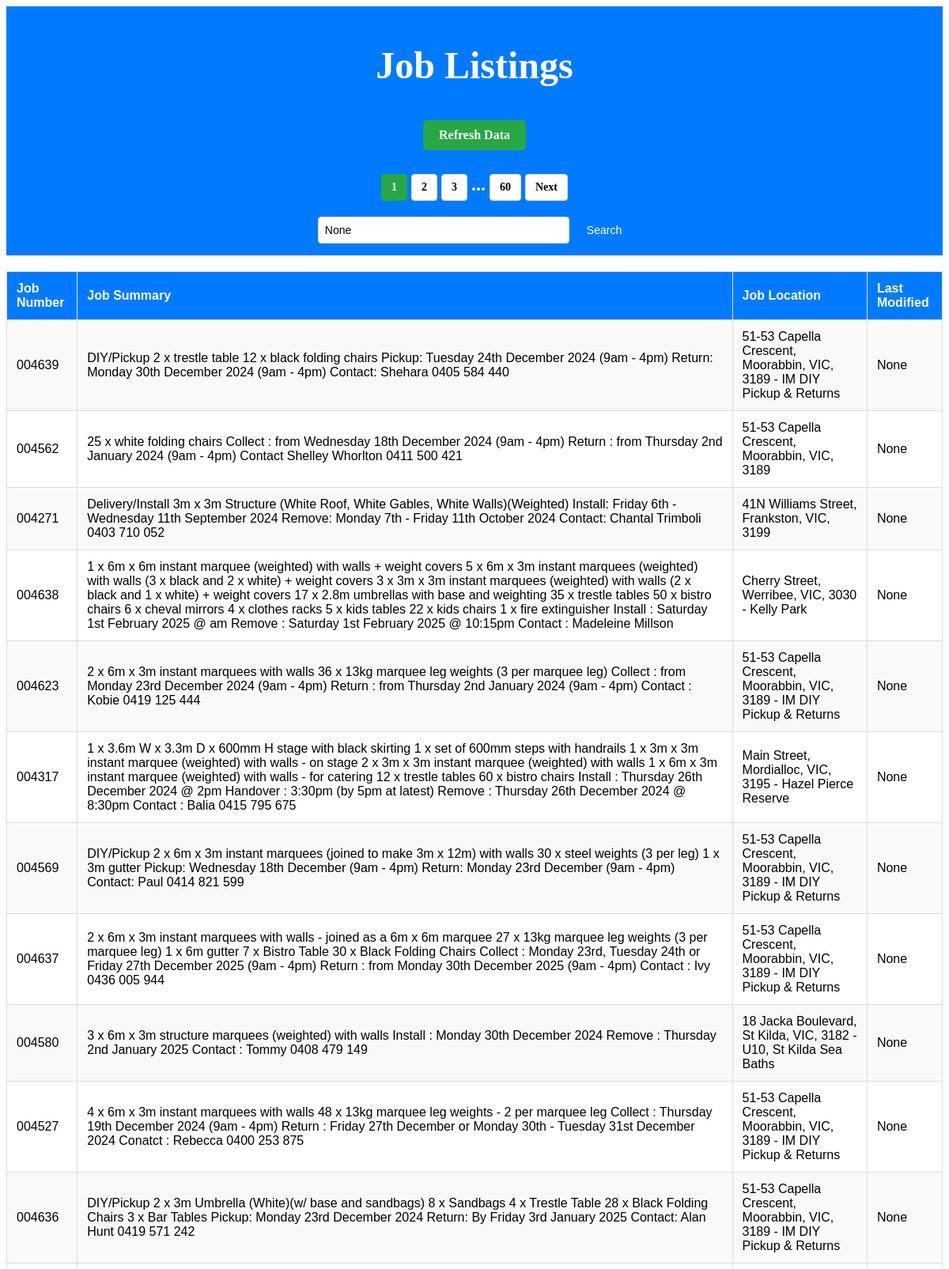
The page / (upper part) on the database its author committed.
### tables this page shows
CREATE TABLE jobs (
            job_number TEXT PRIMARY KEY,
            job_summary TEXT,
            job_location TEXT,
            last_modified TIMESTAMP
        );

### app.py (the view)
@app.route("/")
def home():
    page = int(request.args.get('page', 1))
    search_query = request.args.get('search', None)
    jobs, total_jobs = get_cached_jobs(page=page, per_page=20, search_query=search_query)
    total_pages = (total_jobs + 19) // 20  # Calculate total pages
    return render_template(
        "index.html",
        jobs=jobs,
        current_page=page,
        total_pages=total_pages,
        search_query=search_query
    )

### templates/index.html (shortened to what this page needs)
<!DOCTYPE html>
<html lang="en">
<head>
    <link rel="stylesheet" href="{{ url_for('static', filename='styles.css') }}">
</head>
<body>
    <header>
        <h1>Job Listings</h1>
        <a href="/refresh" class="refresh-button">Refresh Data</a>
        <div class="pagination">
            <a href="/?page=1{% if search_query %}&search={{ search_query }}{% endif %}"
               class="{% if current_page == 1 %}active{% endif %}">1</a>
            {% for i in range(current_page - 2, current_page + 3) %}
                {% if i > 1 and i < total_pages %}
                    <a href="/?page={{ i }}{% if search_query %}&search={{ search_query }}{% endif %}"
                       class="{% if i == current_page %}active{% endif %}">{{ i }}</a>
                {% endif %}
            {% endfor %}
            {% if current_page < total_pages - 3 %}
                <span>...</span>
            {% endif %}
            {% if total_pages > 1 %}
                <a href="/?page={{ total_pages }}{% if search_query %}&search={{ search_query }}{% endif %}"
                   class="{% if current_page == total_pages %}active{% endif %}">{{ total_pages }}</a>
            {% endif %}
            {% if current_page < total_pages %}
                <a href="/?page={{ current_page + 1 }}{% if search_query %}&search={{ search_query }}{% endif %}">Next</a>
            {% endif %}
        </div>
        <form method="get" action="/">
            <input type="text" name="search" placeholder="Search jobs..." value="{{ search_query }}">
            <button type="submit">Search</button>
        </form>
    </header>
    <main>
        <table>
            <thead>
                <tr>
                    <th>Job Number</th>
                    <th>Job Summary</th>
                    <th>Job Location</th>
                    <th>Last Modified</th>
                </tr>
            </thead>
            <tbody>
                {% for job in jobs %}
                    <tr class="{% if job[3] and job[3] < current_time - timedelta(hours=1) %}outdated{% endif %}">
                        <td>{{ job[0] }}</td>
                        <td>{{ job[1] }}</td>
                        <td>{{ job[2] }}</td>
                        <td>{{ job[3] }}</td>
                    </tr>
                {% else %}
                    <tr>
                        <td colspan="4">No jobs available</td>
                    </tr>
                {% endfor %}
            </tbody>
        </table>
    </main>
</body>
</html>

### static/styles.css (style rules this page uses)
table { width: 100%; border-collapse: collapse; margin: 20px 0; font-size: 16px; font-family: Arial, sans-serif; text-align: left; }
thead { background-color: #007bff; color: white; }
th, td { border: 1px solid #ddd; padding: 12px; }
tbody tr:nth-child(odd) { background-color: #f9f9f9; }
tbody tr:nth-child(even) { background-color: #ffffff; }
header { background-color: #007bff; color: white; padding: 15px; text-align: center; font-size: 24px; font-weight: bold; }
.refresh-button { text-decoration: none; color: white; background-color: #28a745; padding: 10px 20px; border-radius: 5px; font-size: 16px; display: inline-block; margin: 10px 0; }
.pagination { display: flex; justify-content: center; flex-wrap: wrap; gap: 5px; margin-top: 20px; margin-bottom: 10px; }
.pagination a { padding: 8px 12px; text-decoration: none; color: #000000; background-color: #ffffff; border: 1px solid #ddd; border-radius: 4px; font-size: 14px; transition: background-color 0.2s ease, color 0.2s ease; }
.pagination a.active { background-color: #28a745; color: white; border-color: #28a745; }
form { display: flex; justify-content: center; margin-top: 20px; gap: 10px; }
form input { padding: 8px; border: 1px solid #ddd; border-radius: 4px; font-size: 14px; width: 300px; }
form button { padding: 8px 12px; background-color: #007bff; color: white; border: none; border-radius: 4px; cursor: pointer; font-size: 14px; }

### rows shown on the page
jobs: job_number "004639", job_summary "DIY/Pickup 2 x trestle table 12 x black folding chairs Pickup: Tuesday 24th December 2024 (9am - 4pm) Return: Monday 30th December 2024 (9am - 4pm) Contact: Shehara 0405 584 440", job_location "51-53 Capella Crescent, Moorabbin, VIC, 3189 - IM DIY Pickup & Returns", job "None"
jobs: job_number "004562", job_summary "25 x white folding chairs Collect : from Wednesday 18th December 2024 (9am - 4pm) Return : from Thursday 2nd January 2024 (9am - 4pm) Contact Shelley Whorlton 0411 500 421", job_location "51-53 Capella Crescent, Moorabbin, VIC, 3189", job "None"
jobs: job_number "004271", job_summary "Delivery/Install 3m x 3m Structure (White Roof, White Gables, White Walls)(Weighted) Install: Friday 6th - Wednesday 11th September 2024 Remove: Monday 7th - Friday 11th October 2024 Contact: Chantal Trimboli 0403 710 052", job_location "41N Williams Street, Frankston, VIC, 3199", job "None"
jobs: job_number "004638", job_summary "1 x 6m x 6m instant marquee (weighted) with walls + weight covers 5 x 6m x 3m instant marquees (weighted) with walls (3 x black and 2 x white) + weight covers 3 x 3m x 3m instant marquees (weighted) with walls (2 x black and 1 x white) + weight covers 17 x 2.8m umbrellas with base and weighting 35 x trestle tables 50 x bistro chairs 6 x cheval mirrors 4 x clothes racks 5 x kids tables 22 x kids chairs 1 x fire extinguisher Install : Saturday 1st February 2025 @ am Remove : Saturday 1st February 2025 @ 10:15pm Contact : Madeleine Millson", job_location "Cherry Street, Werribee, VIC, 3030 - Kelly Park", job "None"
jobs: job_number "004623", job_summary "2 x 6m x 3m instant marquees with walls 36 x 13kg marquee leg weights (3 per marquee leg) Collect : from Monday 23rd December 2024 (9am - 4pm) Return : from Thursday 2nd January 2024 (9am - 4pm) Contact : Kobie 0419 125 444", job_location "51-53 Capella Crescent, Moorabbin, VIC, 3189 - IM DIY Pickup & Returns", job "None"
jobs: job_number "004317", job_summary "1 x 3.6m W x 3.3m D x 600mm H stage with black skirting 1 x set of 600mm steps with handrails 1 x 3m x 3m instant marquee (weighted) with walls - on stage 2 x 3m x 3m instant marquee (weighted) with walls 1 x 6m x 3m instant marquee (weighted) with walls - for catering 12 x trestle tables 60 x bistro chairs Install : Thursday 26th December 2024 @ 2pm Handover : 3:30pm (by 5pm at latest) Remove : Thursday 26th December 2024 @ 8:30pm Contact : Balia 0415 795 675", job_location "Main Street, Mordialloc, VIC, 3195 - Hazel Pierce Reserve", job "None"
jobs: job_number "004569", job_summary "DIY/Pickup 2 x 6m x 3m instant marquees (joined to make 3m x 12m) with walls 30 x steel weights (3 per leg) 1 x 3m gutter Pickup: Wednesday 18th December (9am - 4pm) Return: Monday 23rd December (9am - 4pm) Contact: Paul 0414 821 599", job_location "51-53 Capella Crescent, Moorabbin, VIC, 3189 - IM DIY Pickup & Returns", job "None"
jobs: job_number "004637", job_summary "2 x 6m x 3m instant marquees with walls - joined as a 6m x 6m marquee 27 x 13kg marquee leg weights (3 per marquee leg) 1 x 6m gutter 7 x Bistro Table 30 x Black Folding Chairs Collect : Monday 23rd, Tuesday 24th or Friday 27th December 2025 (9am - 4pm) Return : from Monday 30th December 2025 (9am - 4pm) Contact : Ivy 0436 005 944", job_location "51-53 Capella Crescent, Moorabbin, VIC, 3189 - IM DIY Pickup & Returns", job "None"
jobs: job_number "004580", job_summary "3 x 6m x 3m structure marquees (weighted) with walls Install : Monday 30th December 2024 Remove : Thursday 2nd January 2025 Contact : Tommy 0408 479 149", job_location "18 Jacka Boulevard, St Kilda, VIC, 3182 - U10, St Kilda Sea Baths", job "None"
jobs: job_number "004527", job_summary "4 x 6m x 3m instant marquees with walls 48 x 13kg marquee leg weights - 2 per marquee leg Collect : Thursday 19th December 2024 (9am - 4pm) Return : Friday 27th December or Monday 30th - Tuesday 31st December 2024 Conatct : Rebecca 0400 253 875", job_location "51-53 Capella Crescent, Moorabbin, VIC, 3189 - IM DIY Pickup & Returns", job "None"
jobs: job_number "004636", job_summary "DIY/Pickup 2 x 3m Umbrella (White)(w/ base and sandbags) 8 x Sandbags 4 x Trestle Table 28 x Black Folding Chairs 3 x Bar Tables Pickup: Monday 23rd December 2024 Return: By Friday 3rd January 2025 Contact: Alan Hunt 0419 571 242", job_location "51-53 Capella Crescent, Moorabbin, VIC, 3189 - IM DIY Pickup & Returns", job "None"

### other values the page prints
{{ i }} "2" "3"
{{ total_pages }} "60"
